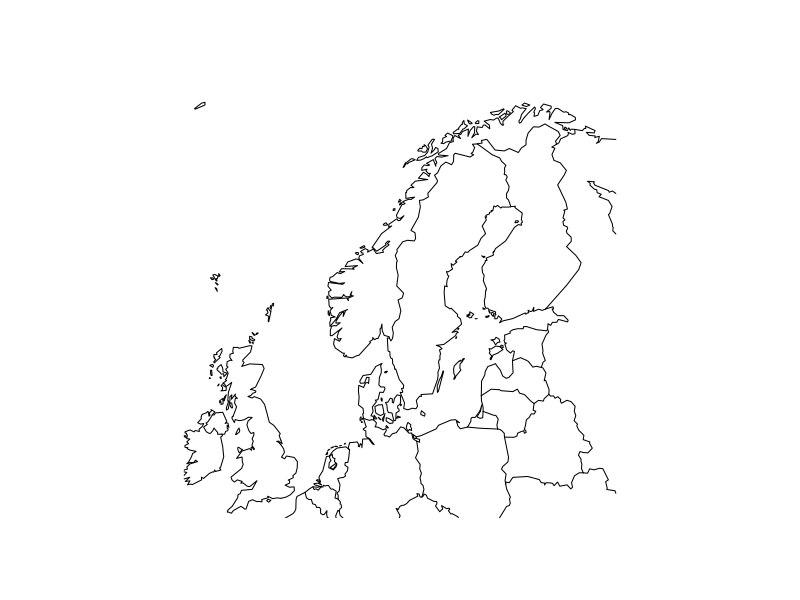

Reproduce this figure in R. (Note: this script raises an error after producing the figure.)
library("maps")
library("mapproj")
library("fields")


#map(plot=T, xlim=c(min(lon),max(lon)), ylim=c(min(lat),max(lat)))
map(plot=T, xlim=c(-10,35), ylim=c(50,72))

map_axis = par("usr")

lon_range = which(map_axis[1] < lon & map_axis[2] > lon)
lat_range = which(map_axis[3] < lat & map_axis[4] > lat)

par(new=T)
#image.plot(lon,lat,Soil_moisture)
image(lon[lon_range],lat[lat_range],Soil_moisture[lon_range, lat_range])
